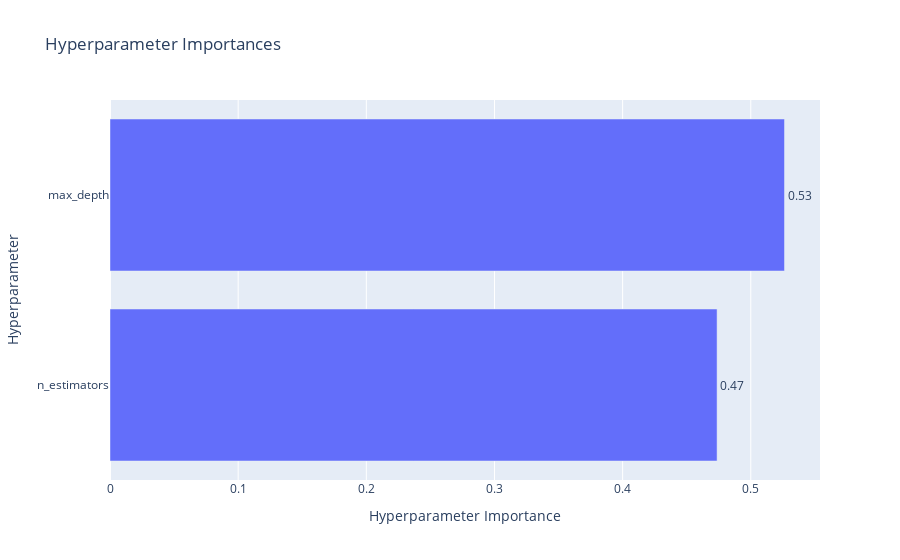

Source (notebook cell):
### Code cell
# 5. Hyperparameter Importance
plot_param_importances(study).show()

### Figure 1 — Plotly figure (JSON) as saved in the notebook; plotly's stock layout.template omitted (floating-point values rounded to 4 significant figures)
{"data": [{"cliponaxis": false, "hovertemplate": ["n_estimators (IntDistribution): 0.4736964331871823<extra></extra>", "max_depth (IntDistribution): 0.5263035668128178<extra></extra>"], "name": "Objective Value", "orientation": "h", "text": ["0.47", "0.53"], "textposition": "outside", "type": "bar", "x": [0.4737, 0.5263], "y": ["n_estimators", "max_depth"]}], "layout": {"title": {"text": "Hyperparameter Importances"}, "xaxis": {"title": {"text": "Hyperparameter Importance"}}, "yaxis": {"title": {"text": "Hyperparameter"}}}}
